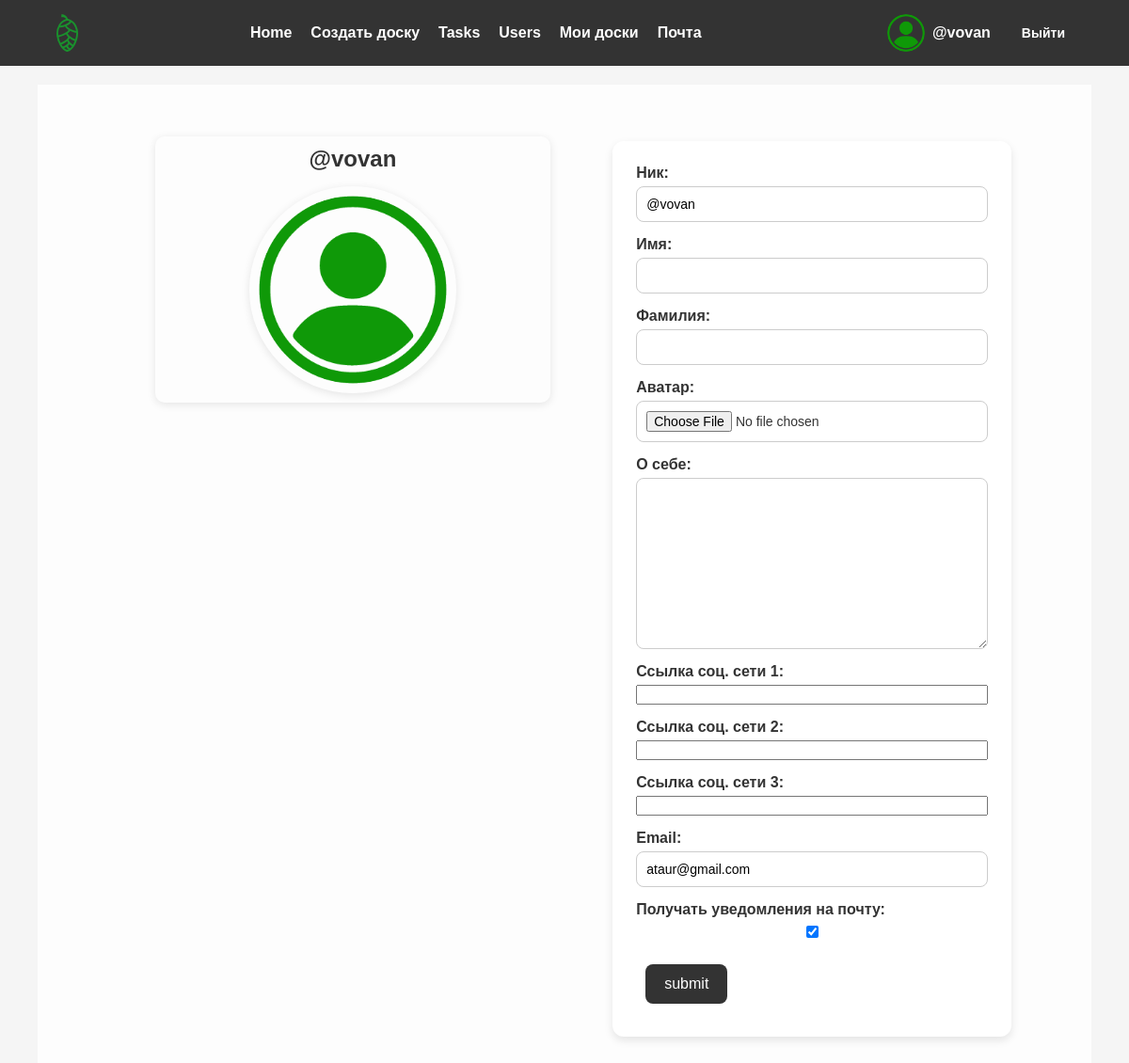
Page /users/edit-profile/ (signed in) on the earlier database version.
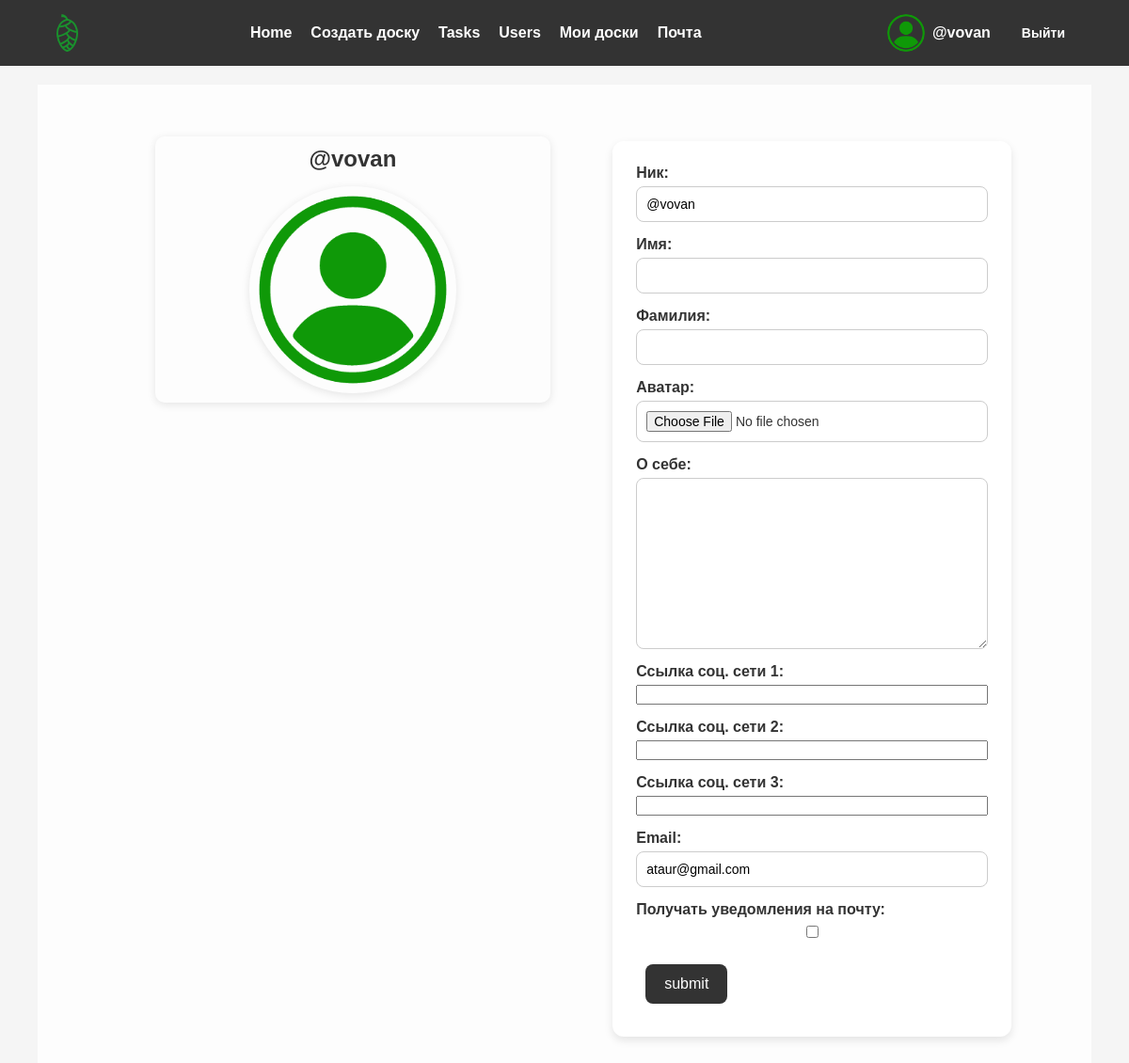
Same page on the later database version.
### users/models.py (models this page shows, shortened)
class Profile(models.Model):
    user = models.OneToOneField(User, on_delete=models.CASCADE)
    username = models.CharField(max_length=200, blank=True)
    created = models.DateTimeField(auto_now_add=True)
    updated = models.DateTimeField(auto_now=True)
    first_name = models.CharField(max_length=100, blank=True)
    last_name = models.CharField(max_length=100, blank=True)
    avatar = models.ImageField(upload_to='avatars/', default='avatars/default/user.png')
    bio = models.TextField(blank=True)
    email = models.EmailField(max_length=100, blank=True)
    social_media_link = models.URLField(max_length=200, blank=True)
    social_media_link2 = models.URLField(max_length=200, blank=True)
    social_media_link3 = models.URLField(max_length=200, blank=True)
    email_notifications = models.BooleanField(
        default=True,
        verbose_name="Получать уведомления на почту"
    )
    class Meta:
        verbose_name = "Профиль"
        verbose_name_plural = "Профили"

### users/views.py (the view)
# urls.py: path('edit-profile/', views.edit_profile, name='edit-profile'),
@login_required(login_url='login')
def edit_profile(request):
    profile = request.user.profile
    if request.method == "POST":
        form = ProfileForm(request.POST, request.FILES, instance=profile)
        if form.is_valid():
            form.save()
            messages.success(request, "Профиль обновлён")
            return redirect('profile')
        else:
            for field, errors in form.errors.items():
                for error in errors:
                    messages.error(request, f"{error}")
    else:
        form = ProfileForm(instance=profile)
    context = {'form': form, 'profile': profile}
    return render(request, 'users/profile_form.html', context)

### users/forms.py (shortened to what this page needs)
class ProfileForm(ModelForm):
    class Meta:
        model = Profile
        fields = [
            'username',
            'first_name',
            'last_name',
            'avatar',
            'bio',
            'social_media_link',
            'social_media_link2',
            'social_media_link3',
            'email',
            'email_notifications',
        ]
        labels = {
            'username': 'Ник',
            'first_name': 'Имя',
            'last_name': 'Фамилия',
            'avatar': 'Аватар',
            'bio': 'О себе',
            'social_media_link': 'Ссылка соц. сети 1',
            'social_media_link2': 'Ссылка соц. сети 2',
            'social_media_link3': 'Ссылка соц. сети 3',
            'email': 'Email',
            'email_notifications': 'Получать уведомления на почту',
        }
        widgets = {
            'avatar': forms.FileInput(attrs={'class': 'avatar-hidden-input'}),
        }

### users/templates/users/profile_form.html (shortened to what this page needs)
{% extends 'base.html' %}
{% load static %}
{% block profile %}
<link rel="stylesheet" href="{% static 'styles/profile.css' %}">
{% endblock %}
{% block content %}
<main class="profile">
    <div class="container-prof">
        <div class="profile-field profile-left">
            <div class="profile-window">
                <h1>{{ profile.user.username }}</h1>
                <img src="{{ profile.avatar.url }}" alt="Аватар">
            </div>
        </div>
        <div class="profile-field">
            <div class="container-prof">
                <form action="{%url 'edit-profile'%}" method="post" enctype="multipart/form-data">
                    {% for field in form %}
                    <div class="form-edit">
                        <label for="formInput#text">{{ field.label }}: </label>
                        {{ field }}
                    </div>
                    {% endfor %}
                    <input type="submit" value="submit" class="btn edit">
                </form>
            </div>
        </div>
    </div>
</main>
{% endblock %}

Differences in the rows shown:
changed Profile "@vovan": email_notifications "☑" → "☐"
